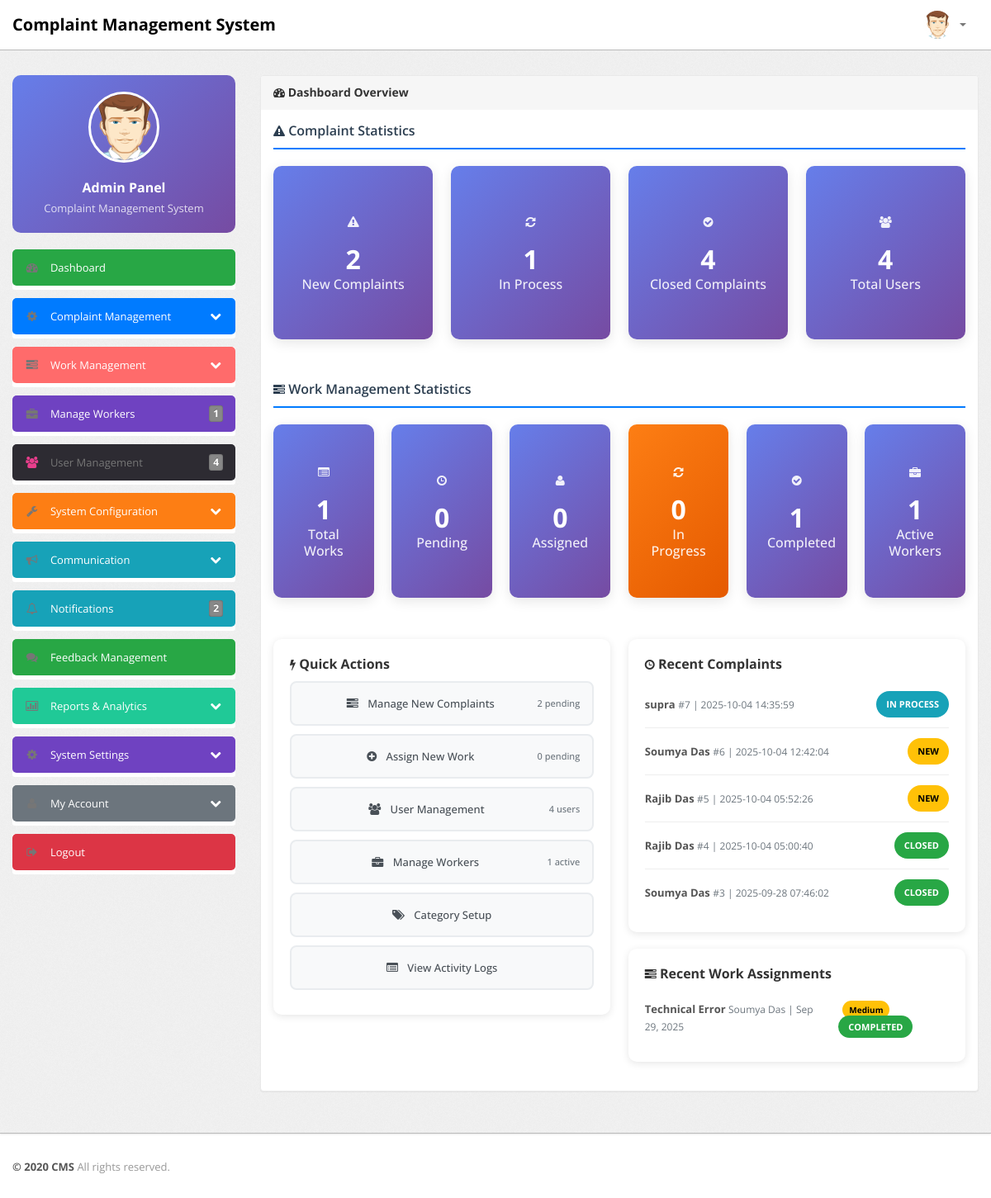
Screenshot of /admin/dashboard.php (signed in) with the database file from the repository.
### tables this page shows
CREATE TABLE `tblcomplaints` (
  `complaintNumber` int(11) NOT NULL,
  `userId` int(11) NOT NULL,
  `category` int(11) NOT NULL,
  `subcategory` varchar(255) NOT NULL,
  `complaintType` varchar(255) NOT NULL,
  `state` varchar(255) NOT NULL,
  `noc` varchar(255) NOT NULL,
  `complaintDetails` mediumtext NOT NULL,
  `complaintFile` varchar(255) DEFAULT NULL,
  `regDate` timestamp NOT NULL DEFAULT current_timestamp(),
  `status` varchar(50) DEFAULT NULL,
  `lastUpdationDate` timestamp NOT NULL DEFAULT '0000-00-00 00:00:00' ON UPDATE current_timestamp()
);

CREATE TABLE `users` (
  `id` int(11) NOT NULL,
  `fullName` varchar(100) NOT NULL,
  `userEmail` varchar(100) NOT NULL,
  `password` varchar(255) NOT NULL,
  `contactNo` varchar(15) NOT NULL,
  `address` varchar(255) NOT NULL,
  `consumerId` varchar(50) NOT NULL,
  `status` tinyint(1) NOT NULL DEFAULT 1,
  `regDate` timestamp NOT NULL DEFAULT current_timestamp()
);

CREATE TABLE `works` (
  `id` int(11) NOT NULL,
  `work_title` varchar(255) NOT NULL,
  `work_description` text NOT NULL,
  `place_address` text NOT NULL,
  `assigned_worker_id` int(11) NOT NULL,
  `priority` enum('low','medium','high','urgent') DEFAULT 'medium',
  `status` enum('pending','assigned','in_progress','completed','cancelled') DEFAULT 'pending',
  `assigned_date` timestamp NOT NULL DEFAULT current_timestamp(),
  `deadline` date DEFAULT NULL,
  `admin_notes` text DEFAULT NULL,
  `created_at` timestamp NOT NULL DEFAULT current_timestamp(),
  `updated_at` timestamp NOT NULL DEFAULT current_timestamp() ON UPDATE current_timestamp()
);

CREATE TABLE `workers` (
  `id` int(11) NOT NULL,
  `name` varchar(255) NOT NULL,
  `email` varchar(255) NOT NULL,
  `password` varchar(255) NOT NULL,
  `phone` varchar(15) NOT NULL,
  `department` varchar(100) NOT NULL,
  `address` text DEFAULT NULL,
  `salary` decimal(10,2) DEFAULT 0.00,
  `status` enum('active','inactive') DEFAULT 'active',
  `created_at` timestamp NOT NULL DEFAULT current_timestamp(),
  `updated_at` timestamp NOT NULL DEFAULT current_timestamp() ON UPDATE current_timestamp()
);

### admin/dashboard.php (the view, shortened to what the rows shown need)
<?php
include('include/config.php');
if(strlen($_SESSION['alogin'])==0) {
    header('location:index.php');
}
else{
$recentComplaints = mysqli_query($bd, "SELECT c.*, u.fullName
                                      FROM tblcomplaints c
                                      JOIN users u ON c.userId = u.id
                                      ORDER BY c.regDate DESC
                                      LIMIT 5");
$recentWorks = mysqli_query($bd, "SELECT w.*, wk.name as worker_name
                                 FROM works w
                                 LEFT JOIN workers wk ON w.assigned_worker_id = wk.id
                                 ORDER BY w.created_at DESC
                                 LIMIT 5");
?>
<!DOCTYPE html>
<html lang="en">
<head>
    <link type="text/css" href="bootstrap/css/bootstrap.min.css" rel="stylesheet">
    <link type="text/css" href="bootstrap/css/bootstrap-responsive.min.css" rel="stylesheet">
    <link type="text/css" href="css/theme.css" rel="stylesheet">
    <link type="text/css" href="images/icons/css/font-awesome.css" rel="stylesheet">
</head>
<body>
    <?php include('include/header.php');?>
    <div class="wrapper">
        <div class="container">
            <div class="row">
                <div class="span9">
                    <div class="content">
                        <div class="module">
                            <div class="module-body">
                                <div class="row-fluid">
                                    <div class="span6">
                                        <div class="recent-activity">
                                            <?php while($row = mysqli_fetch_array($recentComplaints)) {
                                                $statusClass = '';
                                                $statusText = '';
                                                if($row['status'] === null) {
                                                    $statusClass = 'status-new';
                                                    $statusText = 'New';
                                                } elseif($row['status'] == 'in process') {
                                                    $statusClass = 'status-process';
                                                    $statusText = 'In Process';
                                                } elseif($row['status'] == 'closed') {
                                                    $statusClass = 'status-closed';
                                                    $statusText = 'Closed';
                                                }
                                            ?>
                                            <div class="activity-item">
                                                <div class="activity-content">
                                                    <strong><?php echo htmlentities($row['fullName']); ?></strong>
                                                    <span class="activity-meta">
                                                        #<?php echo htmlentities($row['complaintNumber']); ?> |
                                                        <?php echo htmlentities($row['regDate']); ?>
                                                    </span>
                                                </div>
                                                <span class="status-badge <?php echo $statusClass; ?>">
                                                    <?php echo $statusText; ?>
                                                </span>
                                            </div>
                                            <?php } ?>
                                        </div>
                                        <div class="recent-activity">
                                            <?php while($work = mysqli_fetch_array($recentWorks)) {
                                                $statusClass = 'status-' . str_replace('_', '', $work['status']);
                                                $priorityClass = 'priority-' . $work['priority'];
                                            ?>
                                            <div class="activity-item">
                                                <div class="activity-content">
                                                    <strong><?php echo htmlentities($work['work_title']); ?></strong>
                                                    <span class="activity-meta">
                                                        <?php echo htmlentities($work['worker_name']); ?> |
                                                        <?php echo date('M d, Y', strtotime($work['created_at'])); ?>
                                                    </span>
                                                </div>
                                                <div>
                                                    <span class="priority-badge <?php echo $priorityClass; ?>">
                                                        <?php echo ucfirst($work['priority']); ?>
                                                    </span>
                                                    <span class="status-badge <?php echo $statusClass; ?>">
                                                        <?php echo str_replace('_', ' ', ucfirst($work['status'])); ?>
                                                    </span>
                                                </div>
                                            </div>
                                            <?php } ?>
                                        </div>
                                    </div>
                                </div>
                            </div>
                        </div>
                    </div>
                </div>
            </div>
        </div>
    </div>
    <?php include('include/footer.php');?>
</body>
</html>
<?php } ?>

### rows the page displays
tblcomplaints: userId.fullName "supra", complaintNumber "7", regDate "2025-10-04 14:35:59", status "IN PROCESS"
tblcomplaints: userId.fullName "Soumya Das", complaintNumber "6", regDate "2025-10-04 12:42:04", status "NEW"
tblcomplaints: userId.fullName "Rajib Das", complaintNumber "5", regDate "2025-10-04 05:52:26", status "NEW"
tblcomplaints: userId.fullName "Rajib Das", complaintNumber "4", regDate "2025-10-04 05:00:40", status "CLOSED"
tblcomplaints: userId.fullName "Soumya Das", complaintNumber "3", regDate "2025-09-28 07:46:02", status "CLOSED"
works: work_title "Technical Error", assigned_worker.name "Soumya Das", created_at "Sep 29, 2025", priority "Medium", status "COMPLETED"

### other values shown
$workers_count "1"
$num1 "4"
$num1 "2"
$newComplaints "2"
$inProcessComplaints "1"
$closedComplaints "4"
$totalUsers "4"
$totalWorks "1"
$pendingWorks "0"
$assignedWorks "0"
$inProgressWorks "0"
$completedWorks "1"
$totalWorkers "1"
